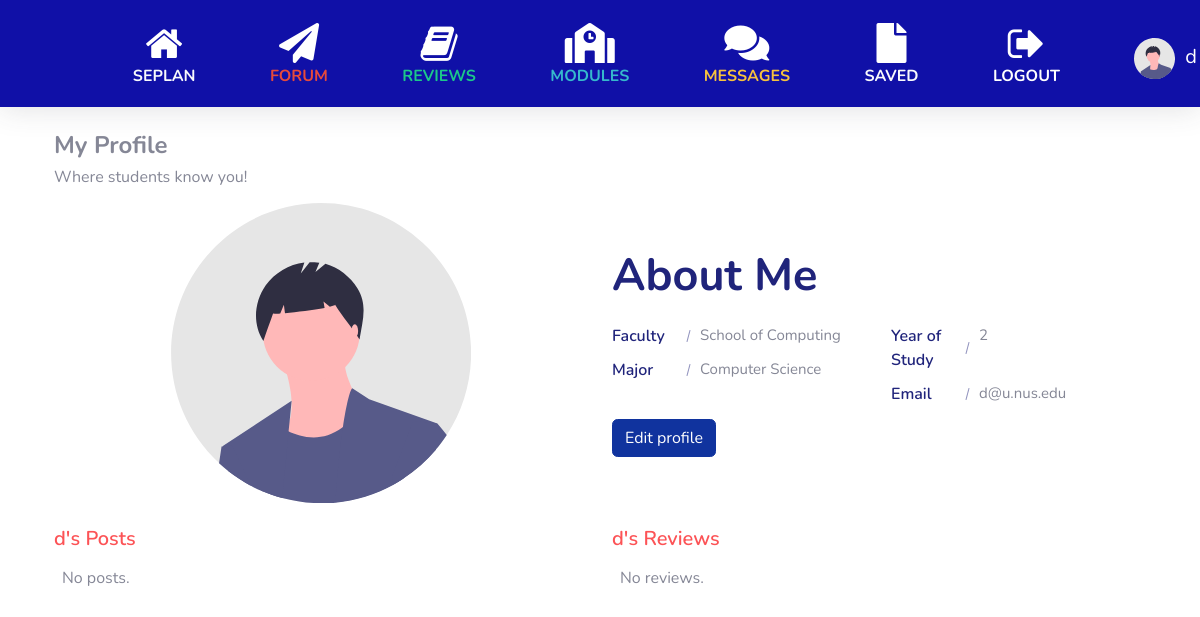
/profile/d (signed in), run on an earlier commit of the app's database.
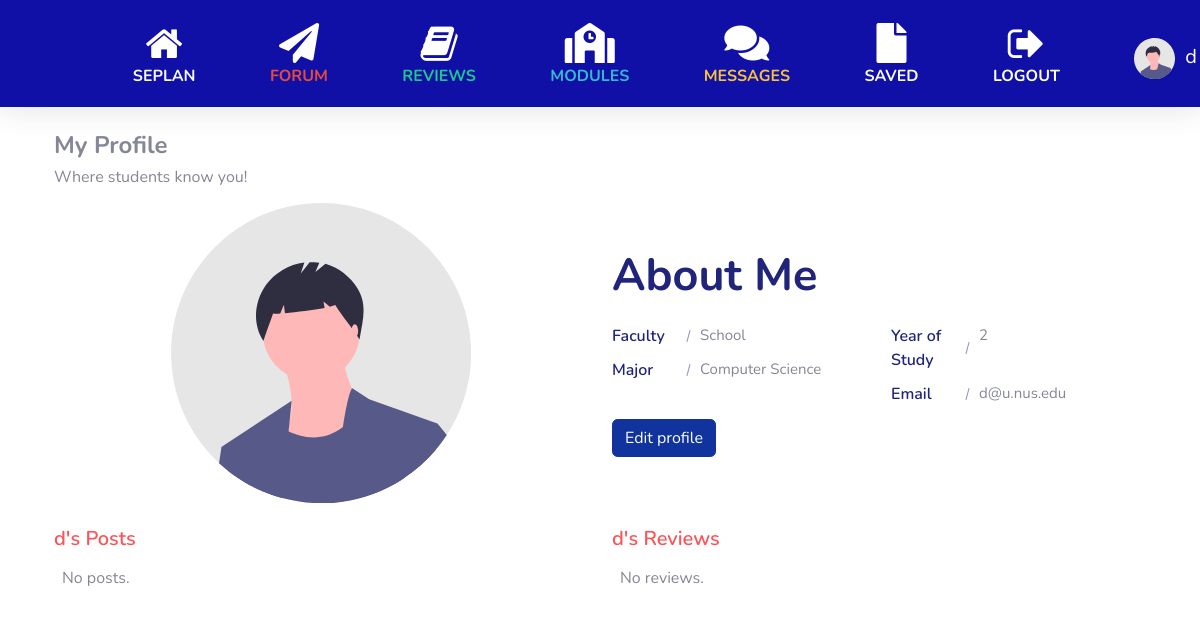
And on a later commit of the database.
### sep/models.py (models this page shows, shortened)
class User(AbstractUser):
    faculty = models.CharField(max_length=120)
    year = models.IntegerField(blank=True, null=True)
    major = models.CharField(max_length=120)
    sep = models.BooleanField(blank=True, null=True)
    picture = models.URLField(blank=True, null=True)

### sep/views.py (the view)
# urls.py: path("profile/<str:username>", views.profile, name="profile"),
def profile(request, username):
    if not request.user.is_authenticated:
        return HttpResponseRedirect(reverse('login'))
    user = User.objects.get(username=username)
    posts = Forum.objects.filter(user=user).order_by('-date')
    reviews = Review.objects.filter(user=user).order_by('-date')
    return render(request, "sep/profile.html",{
        "user": user, "posts": posts, "reviews": reviews
    })

### sep/templates/sep/profile.html (shortened to what the changed rows need)
{% extends "sep/layout.html" %} {% load static %} {% block body %}
<link href="{% static '/profile.css' %}" rel="stylesheet" />
<section class="about-section" id="about">
  <div class="container">
    <div class="row align-items-center flex-row-reverse">
      <div class="col-lg-6">
        <div class="about-text go-to">
          <div class="row about-list">
            <div class="col-md-6">
              <div class="media">
                <label>Faculty</label>
                <p> {{ user.faculty }}</p>
              </div>
              <div class="media">
                <label>Major</label>
                <p>{{ user.major }}</p>
              </div>
            </div>
            <div class="col-md-6">
              <div class="media">
                <label>Year of Study</label>
                <p>{{ user.year }}</p>
              </div>
              <div class="media">
                <label>Email</label>
                <p>{{ user.email }}</p>
              </div>
            </div>
          </div>
        </div>
      </div>
    </div>
  </section>
  <div class="container">
    <div class="row row-lg-6">
      <div class="col col-lg-6">
        <div class="about-text go-to">
          <h6 class="theme-color lead">
            {{ user.username }}'s Posts
          </h6>
        </div>
      </div>
      <div class="col col-lg-6">
        <div class="about-text go-to">
          <h6 class="theme-color lead">
            {{ user.username }}'s Reviews
          </h6>
        {% for review in reviews %}
        <div class="card mb-2">
          <div class="card-body p-2 p-sm-3">
            <div class="media forum-item">
              {% if user.picture %}
              <img
                class="rounded-circle mr-2"
                src={{ user.picture }}
                width="36"
                height="36"
                alt="User"
              />
              {% else %}
              <img
                class="rounded-circle mr-2"
                src="/media/index/undraw_profile.svg"
                width="36"
                height="36"
                alt="User"
              />
              {% endif %}
              <div class="media-body">
                <span class="text-muted small"
                  >Posted by:
                  <a href="{% url 'profile' review.user.username %}"
                  >{{ review.user }}</a
                  > | {{ review.date }}</span
                >
                {% if review.user != request.user %}
                <span class="text-muted small"
                  >|
                  <a href="{% url 'messages' review.user.username %}"
                    ><i class="fas fa-comments ml-2"></i></a
                ></span>
                {% endif %}
                {% if review.user == request.user %}
                <span class="text-muted small"
                  >|
                  <a href="{% url 'del_review_on_profile' review.id %}"
                    ><i
                      class="text-green-m1 fa fa-trash remove-note"
                    ></i
                  ></a
                ></span>
                {% endif %}
                <br />
                <strong style="font-size: 25px"
                  ><a href="{% url 'page' review.university %}" class="text-body"
                    >Review: {{ review.university }}</a
                  ></strong
                ><br />
              </div>
            </div>
          </div>
        </div>
        {% empty %}
        <span class="text-default-d3 text-90 text-600radius-1 p-2">
          No reviews.
        </span>
        {% endfor %}
      </div>
    </div>
  </div>
{% endblock %}

### sep/templates/sep/layout.html (shortened to what this page needs)
{% load static %}
<!DOCTYPE html>
<html lang="en">
  <head>
    <link
      rel="stylesheet"
      href="https://stackpath.bootstrapcdn.com/bootstrap/4.4.1/css/bootstrap.min.css"
    />
    <link href="{% static '/all.min.css' %}" rel="stylesheet" />
    <link href="{% static '/sb-admin-2.min.css' %}" rel="stylesheet" />
    <link
      href="https://cdnjs.cloudflare.com/ajax/libs/font-awesome/5.15.3/css/all.min.css"
      rel="stylesheet"
    />
    <link
      rel="stylesheet"
      href="https://cdnjs.cloudflare.com/ajax/libs/font-awesome/4.7.0/css/font-awesome.min.css"
    />
    <link href="{% static '/layout.css' %}" rel="stylesheet" />
  </head>
  <nav
    class="navbar navbar-expand navbar-light topbar mb-4 static-top shadow"
    style="background-color: rgb(16, 16, 167); height: 70%"
  >
    {% if user.is_authenticated %}
    <div style="margin-left: 10%">
      <a
        class="navbar-brand text-white centralise home"
        href="{% url 'index' %}"
        ><i class="fa fa-home fa-2x"></i>
        <div class="h6 font-weight-bold text-light text-uppercase">
          SEPlan
        </div></a
      >
    </div>
    <div style="margin-left: 5%">
      <a
        class="navbar-brand text-white centralise menu-item"
        href="{% url 'forum' %}"
        ><i class="fas fa-paper-plane fa-2x"></i>
        <div class="h6 font-weight-bold text-danger text-uppercase">
          Forum
        </div></a
      >
    </div>
    <div style="margin-left: 5%">
      <a
        class="navbar-brand text-white centralise menu-item"
        href="{% url 'reviews' %}"
        ><i class="fa fa-book fa-2x"></i>
        <div class="h6 font-weight-bold text-success text-uppercase">
          Reviews
        </div></a
      >
    </div>
    <div style="margin-left: 5%">
      <a
        class="navbar-brand text-white centralise menu-item"
        href="{% url 'modules' %}"
        ><i class="fas fa-school fa-2x"></i>
        <div class="h6 font-weight-bold text-info text-uppercase">
          Modules
        </div></a
      >
    </div>
    <div style="margin-left: 5%">
      <a
        class="navbar-brand text-white centralise menu-item"
        href="{% url 'messages' request.user.username %}"
        ><i class="fas fa-comments fa-2x"></i>
        <div class="h6 font-weight-bold text-warning text-uppercase">
          Messages
        </div></a
      >
    </div>
    <div style="margin-left: 5%">
      <a
        class="navbar-brand text-white centralise menu-item"
        href="{% url 'watchlist' %}"
        ><i class="fas fa-file fa-2x"></i>
        <div class="h6 font-weight-bold text-light text-uppercase">
          Saved
        </div></a
      >
    </div>
    <div style="margin-left: 5%">
      <a
        class="navbar-brand text-white centralise menu-item"
        href="{% url 'logout' %}"
        ><i class="fa fa-sign-out fa-2x"></i>
        <div class="h6 font-weight-bold text-white text-uppercase">
          Logout
        </div></a
      >
    </div>
    <div style="margin-left: 5%">
      <a
        class="navbar-brand text-white centralise menu-item"
        href="{% url 'profile' request.user.username %}">
        {% if user.picture %}
          <img
            class="rounded-circle mr-2"
            src={{ user.picture }}
            width="72"
            height="72"
            alt="User"
          />
        {% else %}
          <img
            src="/media/index/undraw_profile.svg"
            style="max-width: 200%; margin-right: 5px"
          />
        {% endif %}
        <div class="mr-4 d-none d-lg-inline text-white">
          {{ request.user.username }}
        </div></a
      >
    </div>
    {% endif %}
  </nav>
  {% block body %} {% endblock %}
</html>

What changed in the data, as far as the page shows it:
changed User "Computer Science": faculty "School of Computing" → "School"
